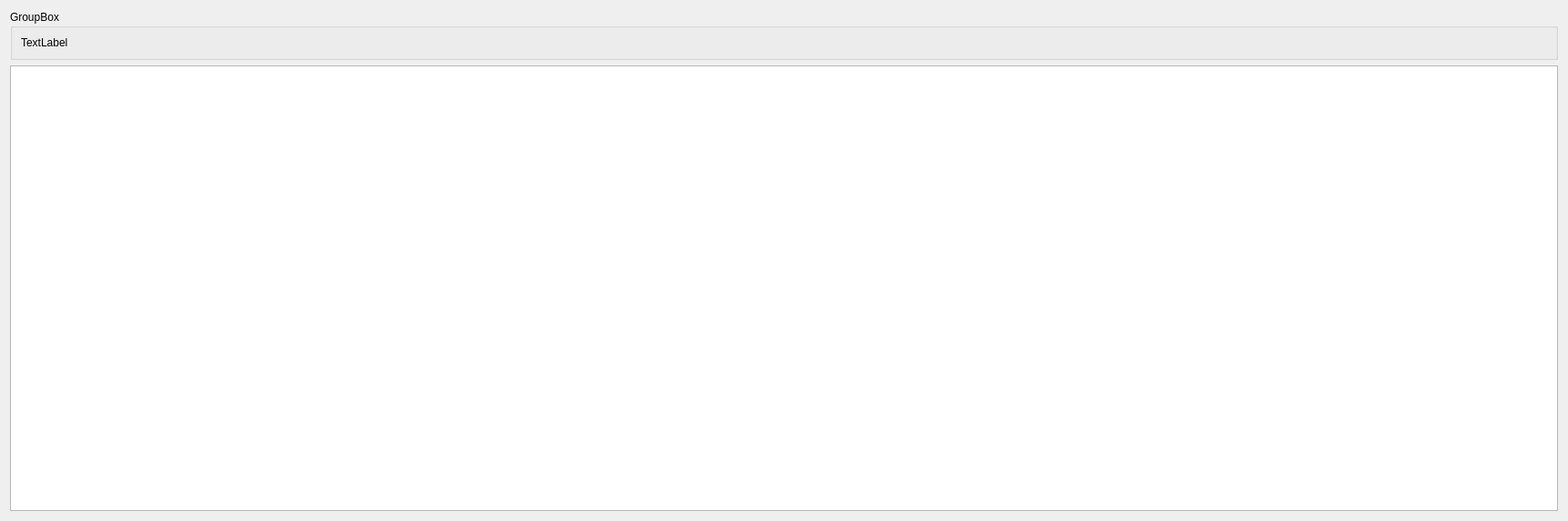
<?xml version="1.0" encoding="UTF-8"?>
<ui version="4.0">
 <class>Dialog</class>
 <widget class="QDialog" name="Dialog">
  <property name="geometry">
   <rect>
    <x>0</x>
    <y>0</y>
    <width>1723</width>
    <height>573</height>
   </rect>
  </property>
  <property name="windowTitle">
   <string>Dialog</string>
  </property>
  <layout class="QGridLayout" name="gridLayout_2">
   <item row="0" column="0">
    <widget class="QGroupBox" name="explanation_groupbox">
     <property name="title">
      <string>GroupBox</string>
     </property>
     <layout class="QGridLayout" name="gridLayout">
      <item row="0" column="0">
       <widget class="QLabel" name="explanation_label">
        <property name="text">
         <string>TextLabel</string>
        </property>
       </widget>
      </item>
     </layout>
    </widget>
   </item>
   <item row="1" column="0">
    <widget class="QTableView" name="breaks_table_view"/>
   </item>
  </layout>
 </widget>
 <resources/>
 <connections/>
</ui>
